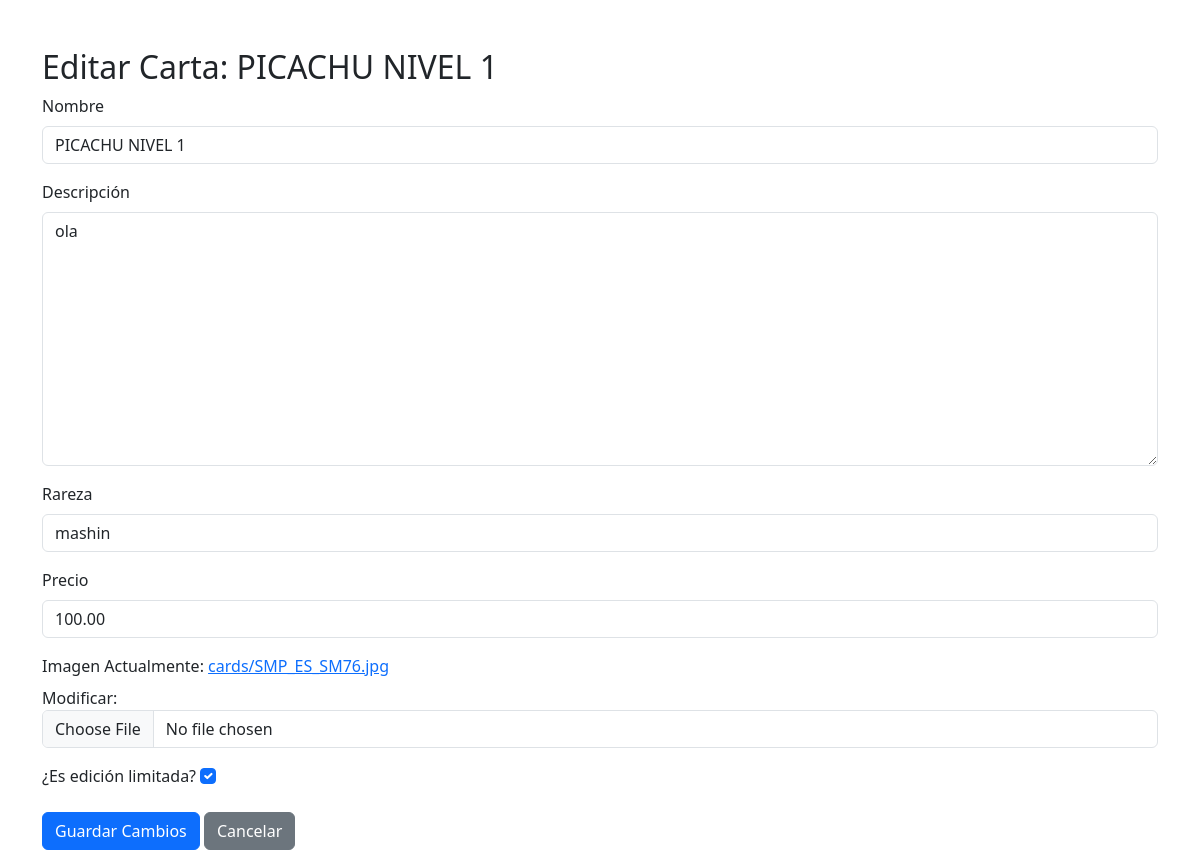
The page /edit_card/1/ (signed in) on the database its author committed.
### myApp/models.py (models this page shows, shortened)
class Card(models.Model):
    name = models.CharField(max_length=100)
    description = models.TextField()
    rarity = models.CharField(max_length=50)
    price = models.DecimalField(max_digits=6, decimal_places=2)
    image = models.ImageField(upload_to='cards/')
    is_featured = models.BooleanField(default=False)
    created_at = models.DateTimeField(auto_now_add=True)

### myApp/views.py (the view)
# urls.py: path('edit_card/<int:card_id>/', views.edit_card, name='edit_card'),
@login_required
@user_passes_test(is_admin)
def edit_card(request, card_id):
    card = get_object_or_404(Card, pk=card_id)
    if request.method == 'POST':
        form = AddCardForm(request.POST, request.FILES, instance=card)
        if form.is_valid():
            form.save()
            return redirect('tienda')
    else:
        form = AddCardForm(instance=card)
    return render(request, 'edit_card.html', {'form': form, 'card': card})

### myApp/forms.py
class AddCardForm(forms.ModelForm):
    class Meta:
        model = Card
        fields = ['name', 'description', 'rarity', 'price', 'image', 'is_featured']
        labels = {
            'name': 'Nombre',
            'description': 'Descripción',
            'rarity': 'Rareza',
            'price': 'Precio',
            'image': 'Imagen',
            'is_featured': '¿Es edición limitada?',
        }
    def __init__(self, *args, **kwargs):
        super(AddCardForm, self).__init__(*args, **kwargs)
        for fieldname in self.fields:
            if fieldname == 'is_featured':
                self.fields[fieldname].widget.attrs.update({'class': 'form-check-input'})
            else:
                self.fields[fieldname].widget.attrs.update({'class': 'form-control'})

### myApp/views.py (called while the page is built)
def is_admin(user):
    return user.is_staff or user.is_superuser

### myApp/templates/edit_card.html (shortened to what this page needs)
<!DOCTYPE html>
<html lang="es">
<head>
    <link rel="stylesheet" href="https://cdn.jsdelivr.net/npm/bootstrap@5.3.3/dist/css/bootstrap.min.css">
</head>
<body>
<div class="container mt-5">
    <h2>Editar Carta: {{ card.name }}</h2>
    <form method="post" enctype="multipart/form-data">
        {% for field in form %}
            <div class="mb-3">
                <label for="{{ field.id_for_label }}" class="form-label">{{ field.label }}</label>
                {{ field }}
            </div>
        {% endfor %}
        <button type="submit" class="btn btn-primary">Guardar Cambios</button>
        <a href="{% url 'tienda' %}" class="btn btn-secondary">Cancelar</a>
    </form>
</div>
</body>
</html>

### rows shown on the page
Card: name "PICACHU NIVEL 1", form "PICACHU NIVEL 1" "ola" "mashin" "100.00" "☑"

### other values the page prints
{{ field.label }} "Nombre" "Descripción" "Rareza" "Precio" "Imagen" "¿Es edición limitada?"
